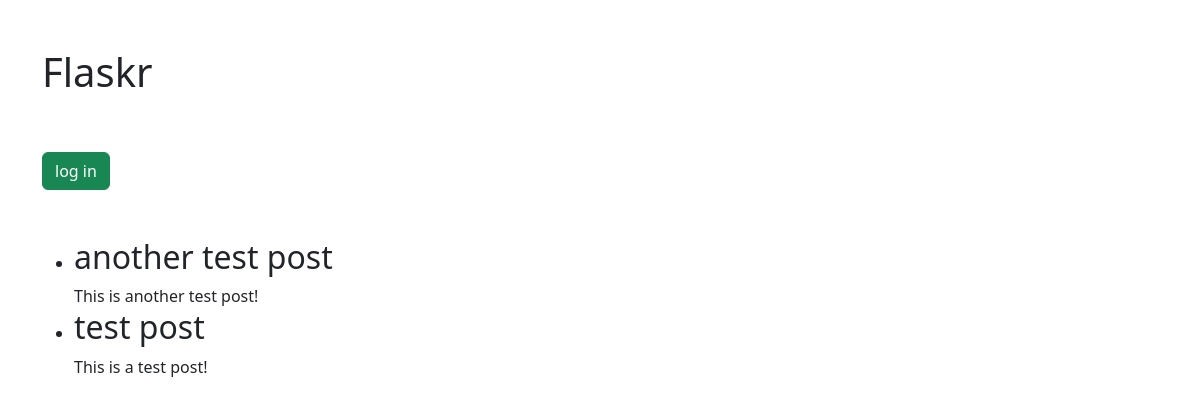
Before: / with the older database file.
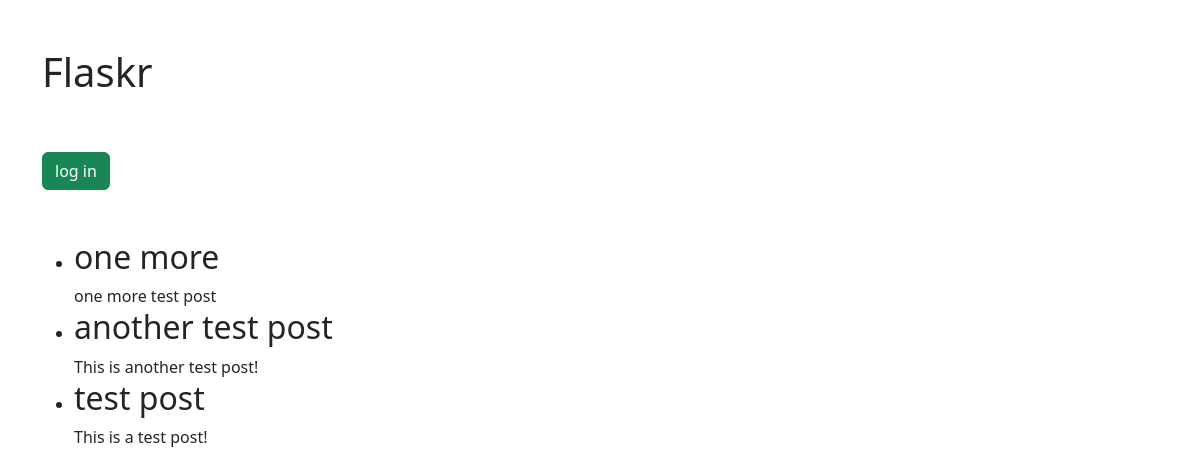
After: the same page with the newer database file.
### tables this page shows
CREATE TABLE entries (
  id integer primary key autoincrement,
  title text not null,
  text text not null
);

### project/app.py (the view)
@app.route('/')
def index():
    db = get_db()
    cur = db.execute('select * from entries order by id desc')
    entries = cur.fetchall()
    return render_template('index.html', entries=entries)

### project/app.py (called while the page is built)
def connect_db():
    rv = sqlite3.connect(app.config["DATABASE"])
    rv.row_factory = sqlite3.Row
    return rv

def get_db():
    if not hasattr(g, "sqlite_db"):
        g.sqlite_db = connect_db()
    return g.sqlite_db

### project/templates/index.html (shortened to what this page needs)
<!DOCTYPE html>
<html>
  <head>
    <link
      rel="stylesheet"
      type="text/css"
      href="https://cdn.jsdelivr.net/npm/bootstrap@5.3.2/dist/css/bootstrap.min.css"
    />
  </head>
  <body>
    <div class="container">
      <br /><br />
      <h1>Flaskr</h1>
      <br /><br />
      {% if not session.logged_in %}
      <a class="btn btn-success" role="button" href="{{ url_for('login') }}"
        >log in</a
      >
      {% else %}
      <a class="btn btn-warning" role="button" href="{{ url_for('logout') }}"
        >log out</a
      >
      {% endif %}
      <br /><br />
      <br />
      <ul class="entries">
        {% for entry in entries %}
        <li class="entry">
          <h2 id="{{ entry.id }}">{{ entry.title }}</h2>
          {{ entry.text|safe }}
        </li>
        {% else %}
        <li><em>No entries yet. Add some!</em></li>
        {% endfor %}
      </ul>
    </div>
  </body>
</html>

Changed rows visible on the page:
added entries: title "one more", text "one more test post"
